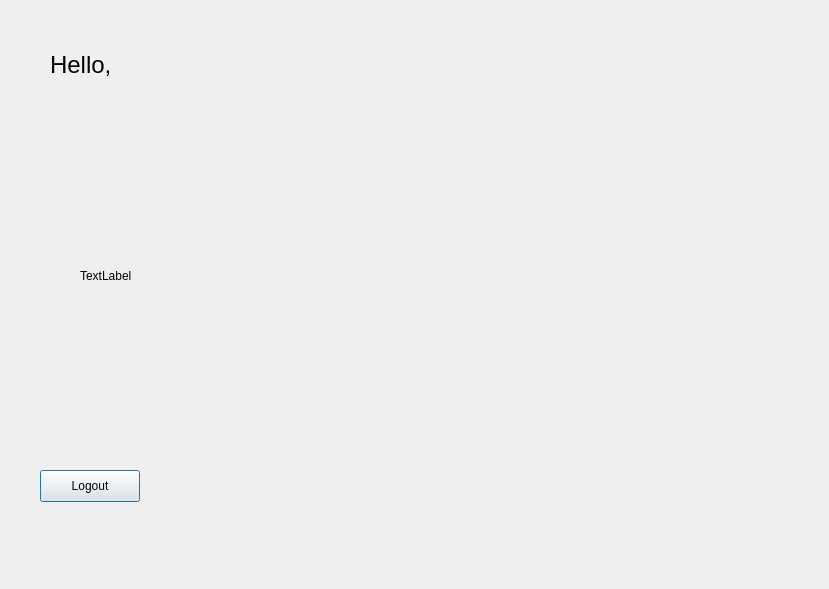
<?xml version="1.0" encoding="UTF-8"?>
<ui version="4.0">
 <class>WelcomeWindow</class>
 <widget class="QDialog" name="WelcomeWindow">
  <property name="geometry">
   <rect>
    <x>0</x>
    <y>0</y>
    <width>829</width>
    <height>589</height>
   </rect>
  </property>
  <property name="windowTitle">
   <string>Dialog</string>
  </property>
  <widget class="QLabel" name="Greeting">
   <property name="geometry">
    <rect>
     <x>50</x>
     <y>50</y>
     <width>221</width>
     <height>31</height>
    </rect>
   </property>
   <property name="text">
    <string>&lt;html&gt;&lt;head/&gt;&lt;body&gt;&lt;p&gt;&lt;span style=&quot; font-size:18pt;&quot;&gt;Hello, &lt;/span&gt;&lt;/p&gt;&lt;/body&gt;&lt;/html&gt;</string>
   </property>
  </widget>
  <widget class="QLabel" name="label_2">
   <property name="geometry">
    <rect>
     <x>80</x>
     <y>130</y>
     <width>581</width>
     <height>291</height>
    </rect>
   </property>
   <property name="text">
    <string>TextLabel</string>
   </property>
  </widget>
  <widget class="QPushButton" name="pushButton">
   <property name="geometry">
    <rect>
     <x>40</x>
     <y>470</y>
     <width>100</width>
     <height>32</height>
    </rect>
   </property>
   <property name="text">
    <string>Logout</string>
   </property>
  </widget>
 </widget>
 <resources/>
 <connections/>
</ui>
